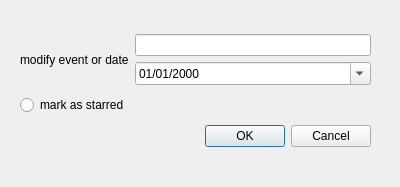
<?xml version="1.0" encoding="UTF-8"?>
<ui version="4.0">
 <class>modifydial</class>
 <widget class="QDialog" name="modifydial">
  <property name="geometry">
   <rect>
    <x>0</x>
    <y>0</y>
    <width>400</width>
    <height>187</height>
   </rect>
  </property>
  <property name="windowTitle">
   <string>Dialog</string>
  </property>
  <widget class="QWidget" name="layoutWidget">
   <property name="geometry">
    <rect>
     <x>20</x>
     <y>30</y>
     <width>351</width>
     <height>123</height>
    </rect>
   </property>
   <layout class="QGridLayout" name="gridLayout_3">
    <item row="2" column="0">
     <widget class="QDialogButtonBox" name="buttonBox">
      <property name="orientation">
       <enum>Qt::Horizontal</enum>
      </property>
      <property name="standardButtons">
       <set>QDialogButtonBox::Cancel|QDialogButtonBox::Ok</set>
      </property>
     </widget>
    </item>
    <item row="0" column="0">
     <layout class="QGridLayout" name="gridLayout_2">
      <item row="0" column="0">
       <widget class="QLabel" name="label">
        <property name="text">
         <string>modify event or date</string>
        </property>
       </widget>
      </item>
      <item row="0" column="1">
       <layout class="QGridLayout" name="gridLayout">
        <item row="0" column="0">
         <widget class="QLineEdit" name="lineEdit"/>
        </item>
        <item row="1" column="0">
         <widget class="QDateEdit" name="dateEdit">
          <property name="currentSection">
           <enum>QDateTimeEdit::YearSection</enum>
          </property>
          <property name="displayFormat">
           <string>dd/MM/yyyy</string>
          </property>
          <property name="calendarPopup">
           <bool>true</bool>
          </property>
         </widget>
        </item>
       </layout>
      </item>
     </layout>
    </item>
    <item row="1" column="0">
     <widget class="QRadioButton" name="radioButton">
      <property name="text">
       <string>mark as starred</string>
      </property>
     </widget>
    </item>
   </layout>
  </widget>
 </widget>
 <resources/>
 <connections>
  <connection>
   <sender>buttonBox</sender>
   <signal>accepted()</signal>
   <receiver>modifydial</receiver>
   <slot>accept()</slot>
   <hints>
    <hint type="sourcelabel">
     <x>248</x>
     <y>254</y>
    </hint>
    <hint type="destinationlabel">
     <x>157</x>
     <y>274</y>
    </hint>
   </hints>
  </connection>
  <connection>
   <sender>buttonBox</sender>
   <signal>rejected()</signal>
   <receiver>modifydial</receiver>
   <slot>reject()</slot>
   <hints>
    <hint type="sourcelabel">
     <x>316</x>
     <y>260</y>
    </hint>
    <hint type="destinationlabel">
     <x>286</x>
     <y>274</y>
    </hint>
   </hints>
  </connection>
 </connections>
</ui>
